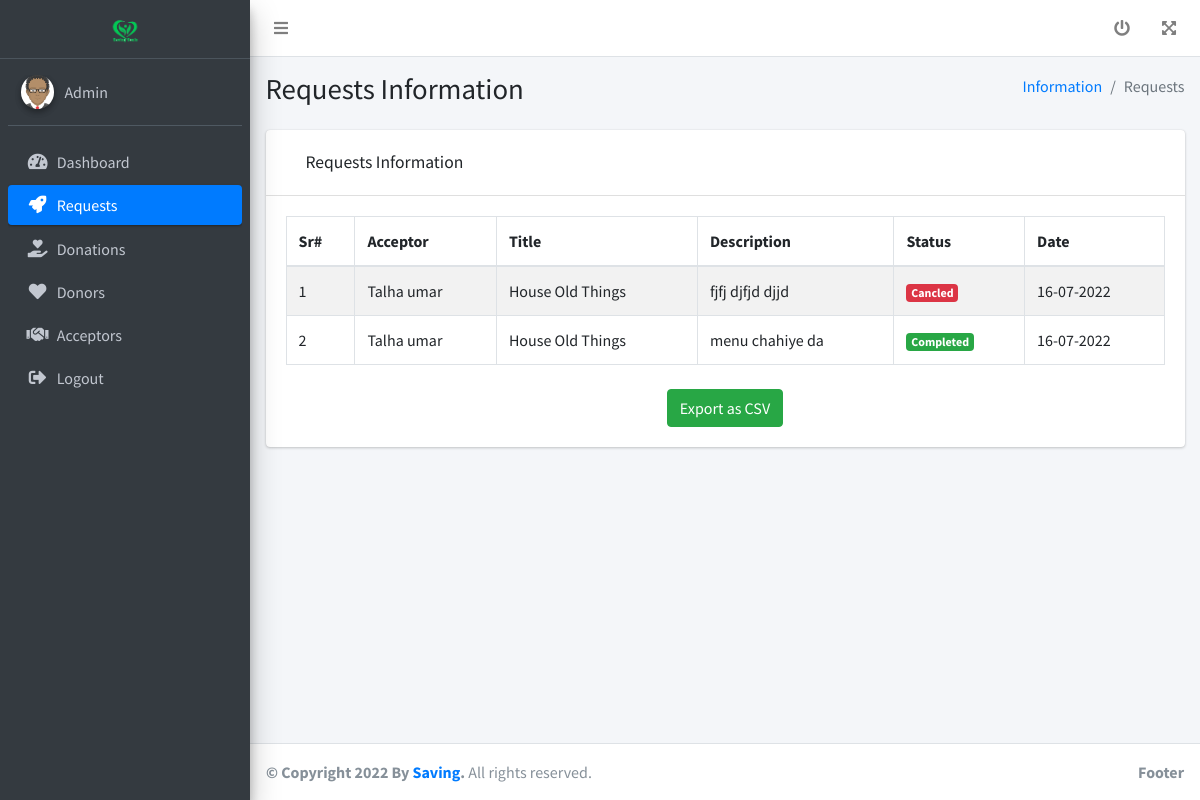
The app's page /admin/requests.php (signed in) with its own data.
### tables this page shows
CREATE TABLE `requests` (
  `id` int(11) NOT NULL,
  `acc_id` int(11) NOT NULL,
  `title` varchar(250) NOT NULL,
  `description` varchar(1000) NOT NULL,
  `status` int(1) NOT NULL,
  `update_date` varchar(255) NOT NULL
);

CREATE TABLE `donor` (
  `id` int(11) NOT NULL,
  `name` varchar(255) NOT NULL,
  `email` varchar(255) NOT NULL,
  `password` varchar(255) NOT NULL
);

### admin/requests.php (the view, shortened to what this page needs)
<?php
include '../dbcon.php';
 ?>
<?php include 'others/header.php';
?>
<?php include 'others/sidebar.php'; ?>
  <div class="content-wrapper">
    <section class="content-header">
      <div class="container-fluid">
        <div class="row mb-2">
          <div class="col-sm-6">
            <h1>Requests Information</h1>
          </div>
          <div class="col-sm-6">
            <ol class="breadcrumb float-sm-right">
              <li class="breadcrumb-item"><a href="#">Information</a></li>
              <li class="breadcrumb-item active">Requests</li>
            </ol>
          </div>
        </div>
      </div>
    </section>
    <section class="content">
      <div class="container-fluid">
        <div class="row">
          <div class="col-12">
            <div class="card">
              <div class="card-header">
                <div class="row" style="padding: 10px 20px;">
                    <div class="col-md-6 col-sm-6 col-6">
                      <h3 class="card-title">Requests Information</h3>
                    </div>
                </div>
              </div>
              <div class="card-body">
                <table id="example1" class="table table-bordered table-striped">
                  <thead>
                  <tr>
                    <th>Sr#</th>
                    <th>Acceptor</th>
                    <th>Title</th>
                    <th>Description</th>
                    <th>Status</th>
                    <th>Date</th>
                  </tr>
                  </thead>
                  <tbody>
                    <?php
                    $k=0;
                   $sql1 = "SELECT * FROM requests";
                    $result1 = $conn->query($sql1);
                   if ($result1->num_rows > 0) {
                     while($row = $result1->fetch_assoc()) {
                    ?>
                  <tr id="<?php echo $row['id'];?>">
                    <td><?php echo ++$k; ?></td>
                    <td><?php
                    $uid= $row['acc_id'];
                   $sql2 = "SELECT * FROM donor WHERE id='$uid'";
                    $result2 = $conn->query($sql2);
                    $row2 = $result2->fetch_assoc();
                    echo $row2['name'];
                  ?></td>
                   <td><?php echo $row['title'];?></td>
                   <td><?php echo $row['description'];?></td>
                    <td> <?php
                    if ($row['status']=='0') { ?>
                    <form method="post">
                        <input type="hidden" value="<?php echo $row['id'];?>" name="orderid">
                       <select class="form-control" name="status" onchange="this.form.submit()">
                           <option value="0">In Progrss</option>
                            <option value="1">Complete</option>
                             <option value="2">Cancel</option>
                       </select>
                 </form>
                   <?php  } elseif ($row['status']=='1') {
                       echo '<span class="badge badge-success">Completed</span>';
                     }
                     else{
                       echo '<span class="badge badge-danger">Cancled</span>';
                     }
                     ?></td>
                    <td><?php echo $row['update_date']; ?></td>
                  </tr>
                   <?php } } else { ?>
                    <tr>
                      <th colspan="7">No Record Exists!!!!</th>
                    </tr>
                     <?php } ?>
                  </tbody>
                </table>
                <br>
 <center>
    <button id="export" class="btn btn-success">Export as CSV</button>
</center>
              </div>
            </div>
          </div>
        </div>
      </div>
    </section>
  </div>
  <?php include 'others/footer.php'; ?>

### records on screen
requests: donor.name "Talha umar", title "House Old Things", description "fjfj djfjd djjd", status "Cancled", update_date "16-07-2022"
requests: donor.name "Talha umar", title "House Old Things", description "menu chahiye da", status "Completed", update_date "16-07-2022"
